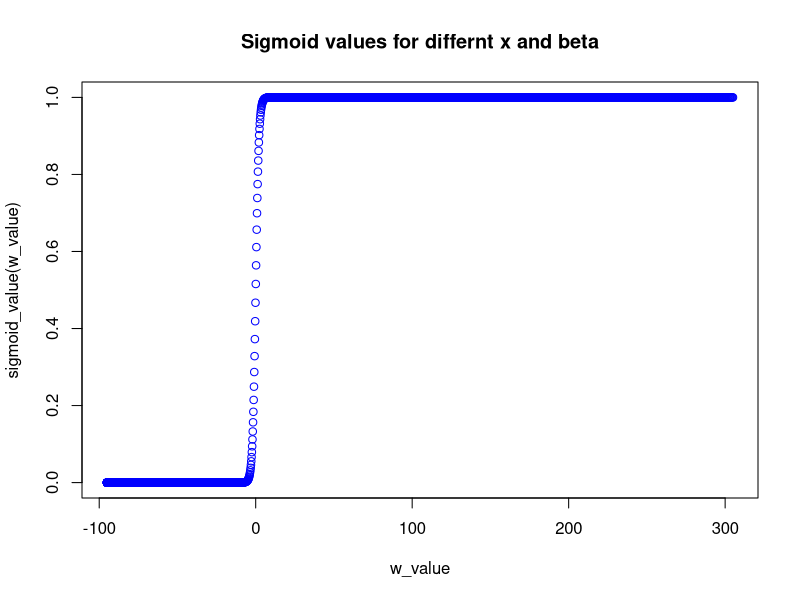
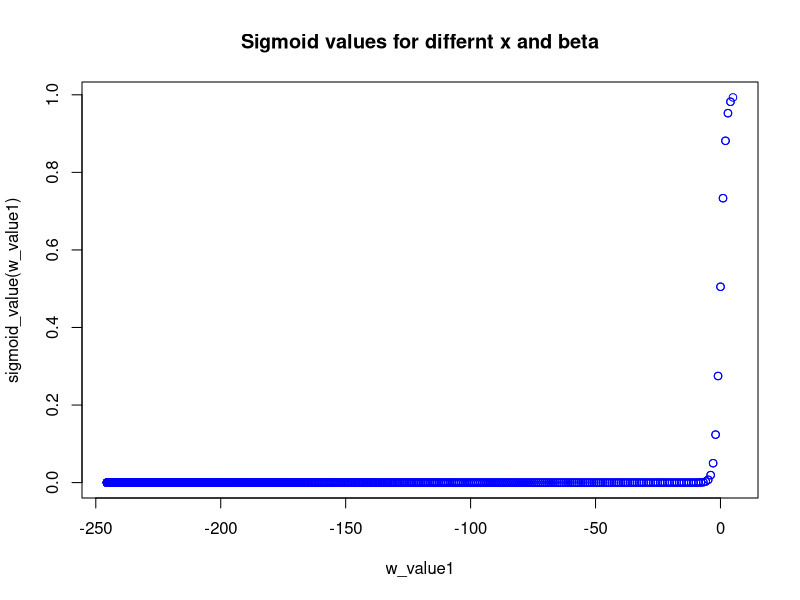

Reproduce these figures in R, in order.
x_value <- seq(-100,100,0.1)
beta_value <- seq(1,3,0.001)
beta_0 <- 5

w_value <- beta_0 + x_value*beta_value

sigmoid_value = function(w_value){
  1/(1 + exp(-w_value))
}  

plot(w_value, sigmoid_value(w_value), main = "Sigmoid values for differnt x and beta", col= 'blue')

x_value1 <- seq(1,1001,1)
beta_value1 <- seq(-1,0,0.001)
w_value1 <- beta_0 +  x_value1*beta_value1
beta_0 <- .1

plot(w_value1, sigmoid_value(w_value1), main = "Sigmoid values for differnt x and beta", col= 'blue')
